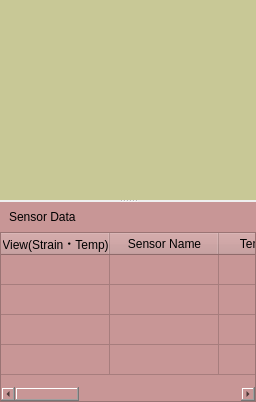
    <widget class="QWidget" name="measurement_area" native="true">
     <layout class="QVBoxLayout" name="verticalLayout_3">
      <property name="leftMargin">
       <number>0</number>
      </property>
      <property name="topMargin">
       <number>0</number>
      </property>
      <property name="rightMargin">
       <number>0</number>
      </property>
      <property name="bottomMargin">
       <number>0</number>
      </property>
      <item>
       <widget class="QSplitter" name="splitter">
        <property name="orientation">
         <enum>Qt::Orientation::Vertical</enum>
        </property>
        <property name="handleWidth">
         <number>2</number>
        </property>
        <property name="childrenCollapsible">
         <bool>false</bool>
        </property>
        <widget class="QWidget" name="chart_area" native="true">
         <property name="minimumSize">
          <size>
           <width>0</width>
           <height>200</height>
          </size>
         </property>
         <property name="styleSheet">
          <string notr="true">background-color: rgb(200, 200, 150);</string>
         </property>
        </widget>
        <widget class="QWidget" name="table_area" native="true">
         <property name="minimumSize">
          <size>
           <width>0</width>
           <height>200</height>
          </size>
         </property>
         <property name="styleSheet">
          <string notr="true">background-color: rgb(200, 150, 150);</string>
         </property>
         <layout class="QVBoxLayout" name="verticalLayout_2">
          <property name="spacing">
           <number>0</number>
          </property>
          <item>
           <widget class="QWidget" name="table_header" native="true">
            <property name="minimumSize">
             <size>
              <width>0</width>
              <height>30</height>
             </size>
            </property>
            <property name="maximumSize">
             <size>
              <width>16777215</width>
              <height>30</height>
             </size>
            </property>
            <property name="styleSheet">
             <string notr="true"/>
            </property>
            <layout class="QHBoxLayout" name="horizontalLayout_2">
             <property name="topMargin">
              <number>0</number>
             </property>
             <property name="bottomMargin">
              <number>0</number>
             </property>
             <item>
              <widget class="QLabel" name="table_title">
               <property name="styleSheet">
                <string notr="true"/>
               </property>
               <property name="text">
                <string>Sensor Data</string>
               </property>
              </widget>
             </item>
             <item>
              <spacer name="header_spacer">
               <property name="orientation">
                <enum>Qt::Orientation::Horizontal</enum>
               </property>
               <property name="sizeHint" stdset="0">
                <size>
                 <width>40</width>
                 <height>20</height>
                </size>
               </property>
              </spacer>
             </item>
             <item>
              <widget class="QPushButton" name="table_setting_button">
               <property name="styleSheet">
                <string notr="true">QPushButton:hover {background-color: &quot;#AAAAAA&quot;; color: &quot;#FFFFFF&quot;;} QPushButton:pressed {background-color: &quot;#666666&quot;; color: &quot;#FFFFFF&quot;;}</string>
               </property>
               <property name="text">
                <string/>
               </property>
               <property name="icon">
                <iconset>
                 <normaloff>:/ChartPages/Images/Pages/ChartPage/table-options.png</normaloff>:/ChartPages/Images/Pages/ChartPage/table-options.png</iconset>
               </property>
               <property name="iconSize">
                <size>
                 <width>20</width>
                 <height>20</height>
                </size>
               </property>
               <property name="flat">
                <bool>true</bool>
               </property>
              </widget>
             </item>
            </layout>
           </widget>
          </item>
          <item>
           <widget class="QTableWidget" name="sensor_info">
            <property name="sizePolicy">
             <sizepolicy hsizetype="Expanding" vsizetype="Preferred">
              <horstretch>0</horstretch>
              <verstretch>0</verstretch>
             </sizepolicy>
            </property>
            <property name="minimumSize">
             <size>
              <width>0</width>
              <height>1</height>
             </size>
            </property>
            <property name="palette">
             <palette>
              <active>
               <colorrole role="WindowText">
                <brush brushstyle="SolidPattern">
                 <color alpha="255">
                  <red>52</red>
                  <green>58</green>
                  <blue>63</blue>
                 </color>
                </brush>
               </colorrole>
               <colorrole role="Button">
                <brush brushstyle="SolidPattern">
                 <color alpha="255">
                  <red>200</red>
                  <green>150</green>
                  <blue>150</blue>
                 </color>
                </brush>
               </colorrole>
               <colorrole role="Text">
                <brush brushstyle="SolidPattern">
                 <color alpha="255">
                  <red>52</red>
                  <green>58</green>
                  <blue>63</blue>
                 </color>
                </brush>
               </colorrole>
               <colorrole role="ButtonText">
                <brush brushstyle="SolidPattern">
                 <color alpha="255">
                  <red>52</red>
                  <green>58</green>
                  <blue>63</blue>
                 </color>
                </brush>
               </colorrole>
               <colorrole role="Base">
                <brush brushstyle="SolidPattern">
                 <color alpha="255">
                  <red>200</red>
                  <green>150</green>
                  <blue>150</blue>
                 </color>
                </brush>
               </colorrole>
               <colorrole role="Window">
                <brush brushstyle="SolidPattern">
                 <color alpha="255">
                  <red>200</red>
                  <green>150</green>
                  <blue>150</blue>
                 </color>
                </brush>
               </colorrole>
               <colorrole role="HighlightedText">
                <brush brushstyle="SolidPattern">
                 <color alpha="255">
                  <red>255</red>
                  <green>255</green>
                  <blue>255</blue>
                 </color>
                </brush>
               </colorrole>
               <colorrole role="PlaceholderText">
                <brush brushstyle="SolidPattern">
                 <color alpha="128">
                  <red>52</red>
                  <green>58</green>
                  <blue>63</blue>
                 </color>
                </brush>
               </colorrole>
              </active>
              <inactive>
               <colorrole role="WindowText">
                <brush brushstyle="SolidPattern">
                 <color alpha="255">
                  <red>52</red>
                  <green>58</green>
                  <blue>63</blue>
                 </color>
                </brush>
               </colorrole>
               <colorrole role="Button">
                <brush brushstyle="SolidPattern">
                 <color alpha="255">
                  <red>200</red>
                  <green>150</green>
                  <blue>150</blue>
                 </color>
                </brush>
               </colorrole>
               <colorrole role="Text">
                <brush brushstyle="SolidPattern">
                 <color alpha="255">
                  <red>52</red>
                  <green>58</green>
                  <blue>63</blue>
                 </color>
                </brush>
               </colorrole>
               <colorrole role="ButtonText">
                <brush brushstyle="SolidPattern">
                 <color alpha="255">
                  <red>52</red>
                  <green>58</green>
                  <blue>63</blue>
                 </color>
                </brush>
               </colorrole>
               <colorrole role="Base">
                <brush brushstyle="SolidPattern">
                 <color alpha="255">
                  <red>200</red>
                  <green>150</green>
                  <blue>150</blue>
                 </color>
                </brush>
               </colorrole>
               <colorrole role="Window">
                <brush brushstyle="SolidPattern">
                 <color alpha="255">
                  <red>200</red>
                  <green>150</green>
                  <blue>150</blue>
                 </color>
                </brush>
               </colorrole>
               <colorrole role="HighlightedText">
                <brush brushstyle="SolidPattern">
                 <color alpha="255">
                  <red>255</red>
                  <green>255</green>
                  <blue>255</blue>
                 </color>
                </brush>
               </colorrole>
               <colorrole role="PlaceholderText">
                <brush brushstyle="SolidPattern">
                 <color alpha="128">
                  <red>52</red>
                  <green>58</green>
                  <blue>63</blue>
                 </color>
                </brush>
               </colorrole>
              </inactive>
              <disabled>
               <colorrole role="WindowText">
                <brush brushstyle="SolidPattern">
                 <color alpha="255">
                  <red>52</red>
                  <green>58</green>
                  <blue>63</blue>
                 </color>
                </brush>
               </colorrole>
               <colorrole role="Button">
                <brush brushstyle="SolidPattern">
                 <color alpha="255">
                  <red>200</red>
                  <green>150</green>
                  <blue>150</blue>
                 </color>
                </brush>
               </colorrole>
               <colorrole role="Text">
                <brush brushstyle="SolidPattern">
                 <color alpha="255">
                  <red>52</red>
                  <green>58</green>
                  <blue>63</blue>
                 </color>
                </brush>
               </colorrole>
               <colorrole role="ButtonText">
                <brush brushstyle="SolidPattern">
                 <color alpha="255">
                  <red>52</red>
                  <green>58</green>
                  <blue>63</blue>
                 </color>
                </brush>
               </colorrole>
               <colorrole role="Base">
                <brush brushstyle="SolidPattern">
                 <color alpha="255">
                  <red>200</red>
                  <green>150</green>
                  <blue>150</blue>
                 </color>
                </brush>
               </colorrole>
               <colorrole role="Window">
                <brush brushstyle="SolidPattern">
                 <color alpha="255">
                  <red>200</red>
                  <green>150</green>
                  <blue>150</blue>
                 </color>
                </brush>
               </colorrole>
               <colorrole role="HighlightedText">
                <brush brushstyle="SolidPattern">
                 <color alpha="255">
                  <red>255</red>
                  <green>255</green>
                  <blue>255</blue>
                 </color>
                </brush>
               </colorrole>
               <colorrole role="PlaceholderText">
                <brush brushstyle="SolidPattern">
                 <color alpha="128">
                  <red>52</red>
                  <green>58</green>
                  <blue>63</blue>
                 </color>
                </brush>
               </colorrole>
              </disabled>
             </palette>
            </property>
            <property name="styleSheet">
             <string notr="true"/>
            </property>
            <property name="autoScrollMargin">
             <number>7</number>
            </property>
            <property name="selectionMode">
             <enum>QAbstractItemView::SelectionMode::NoSelection</enum>
            </property>
            <property name="selectionBehavior">
             <enum>QAbstractItemView::SelectionBehavior::SelectItems</enum>
            </property>
            <property name="rowCount">
             <number>4</number>
            </property>
            <property name="columnCount">
             <number>7</number>
            </property>
            <attribute name="horizontalHeaderMinimumSectionSize">
             <number>23</number>
            </attribute>
            <attribute name="horizontalHeaderDefaultSectionSize">
             <number>109</number>
            </attribute>
            <attribute name="horizontalHeaderStretchLastSection">
             <bool>true</bool>
            </attribute>
            <attribute name="verticalHeaderVisible">
             <bool>false</bool>
            </attribute>
            <attribute name="verticalHeaderMinimumSectionSize">
             <number>24</number>
            </attribute>
            <attribute name="verticalHeaderDefaultSectionSize">
             <number>30</number>
            </attribute>
            <row/>
            <row/>
            <row/>
            <row/>
            <column>
             <property name="text">
              <string>View(Strain・Temp)</string>
             </property>
             <property name="foreground">
              <brush brushstyle="NoBrush">
               <color alpha="255">
                <red>0</red>
                <green>0</green>
                <blue>0</blue>
               </color>
              </brush>
             </property>
            </column>
            <column>
             <property name="text">
              <string>Sensor Name</string>
             </property>
            </column>
            <column>
             <property name="text">
              <string>Temperature</string>
             </property>
            </column>
            <column>
             <property name="text">
              <string>Current Value</string>
             </property>
            </column>
            <column>
             <property name="text">
              <string>Initial Value</string>
             </property>
            </column>
            <column>
             <property name="text">
              <string>Delta</string>
             </property>
            </column>
            <column>
             <property name="text">
              <string>Status</string>
             </property>
            </column>
           </widget>
          </item>
         </layout>
        </widget>
       </widget>
      </item>
     </layout>
    </widget>
